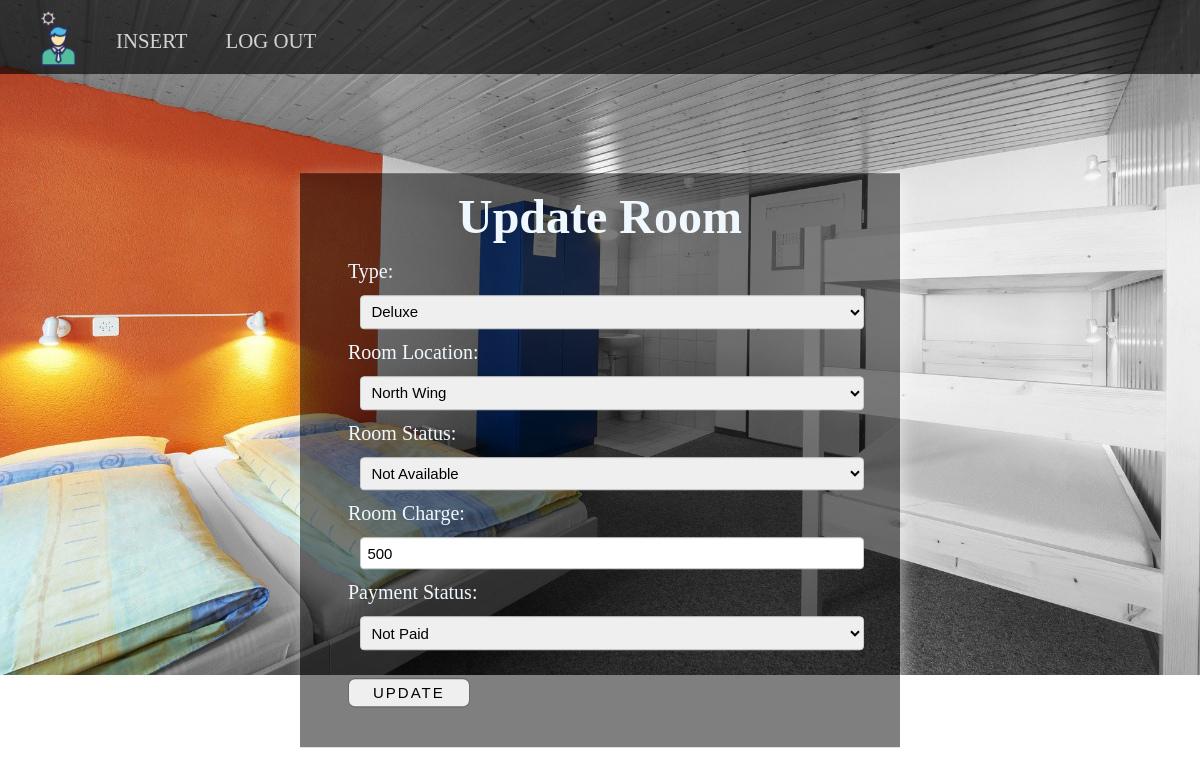
The app's page /admin.php?source=update_room&r_id=12 with its own data.
### tables this page shows
CREATE TABLE `room` (
  `room_id` int(11) NOT NULL,
  `room_type` varchar(255) NOT NULL,
  `room_location` varchar(255) NOT NULL,
  `room_status` varchar(255) NOT NULL,
  `room_charge` varchar(255) NOT NULL,
  `room_payment_status` varchar(255) NOT NULL
);

### includes/update_room.php (the view, shortened to what this page needs)
<div class="container">
    <div class="create">
        <h1 class="h1">Update Room</h1>
    <?php
        if(isset($_GET['r_id'])) {
            $the_room_id = $_GET['r_id'];
        }
        $query = "SELECT * FROM room WHERE room_id = $the_room_id";
        $select_room_by_id = mysqli_query($connection, $query);
        while($row = mysqli_fetch_assoc($select_room_by_id)) {
            $room_type = $row['room_type'];
            $room_location = $row['room_location'];
            $room_status = $row['room_status'];
            $room_charge = $row['room_charge'];
            $room_payment_status = $row['room_payment_status'];
        }
    ?>
        <div class="form">
        <form action="" method="POST" enctype="multipart/form-data">
        <div class="room_type">
                <label class="label" for="room_type"> Type: </label>
                <select class="select" name="room_type" id="room_type" required>
                    <option value="<?php echo $room_type; ?>"><?php echo $room_type; ?></option>
                </select>
            </div>
            <div class="location">
                <label class="label" for="room_location">Room Location: </label>
                <select class="select" name="room_location" id="room_location" required>
                    <option value="<?php echo $room_location; ?>"><?php echo $room_location; ?></option>
                </select>
            </div>
            <div class="room_status">
                <label class="label" for="room_status">Room Status:</label>
                <select class="select" name="room_status" id="room_status" required>
                    <option value="<?php echo $room_status; ?>"><?php echo $room_status; ?></option>
                </select>
            </div>
            <div class="room_charge">
                <label class="label" for="room_charge">Room Charge:</label>
                <input value="<?php echo $room_charge;?>" class="input" type="number" name="room_charge" id="room_charge" placeholder="Room Charge*" required>
            </div>
            <div class="payment_status">
                <label class="label" for="room_payment_status">Payment Status:</label>
                <select class="select" name="room_payment_status" id="payment_status" required>
                    <option value="<?php echo $room_payment_status; ?>"><?php echo $room_payment_status; ?></option>
                </select>
            </div>
            <input class="btn_submit" type="submit" name="update_room" value="Update" >
        </div>
    </div>
</div>

### css/admin.css (style rules this page uses)
* { margin: 0; padding: 0; box-sizing: border-box; }
body { background-image: url(../images/room.jpg); background-size: 100%; background-repeat: no-repeat; background-attachment: fixed; }
.create { width: 50%; color: aliceblue; background-color: rgba(0, 0, 0, 0.5); flex-direction: column; box-shadow: 4px 4px 15px rgba(255, 255, 255, 0.5); position: absolute; top: 57.5%; left: 35%; transform: translate(-20%, -50%); }
.form { padding: 0 3rem; }
.h1 { margin: 1rem 0 1rem 0; font-size: 3rem; text-align: center; }
.label { font-size: 20px; }
.input, .select { border: 1px solid #ccc; border-radius: 4px; box-sizing: border-box; outline: none; margin: 0.75rem; padding: 0.4rem; font-size: 15px; }
input[type=number], .select { width: 100%; }
.btn_submit { border-radius: 7px; font-size: 15px; text-transform: uppercase; letter-spacing: 2px; padding: 0.3rem 1.5rem; margin: 1rem 63.5% 2.5rem 0; border: 1px solid rgba(0, 0, 0, 0.544); }

### records on screen
room: room_type "Deluxe", room_location "North Wing", room_status "Not Available", room_charge "500", room_payment_status "Not Paid"
